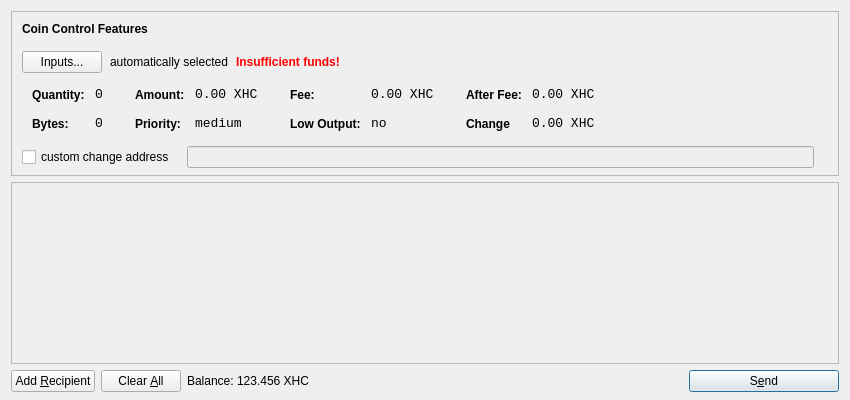
<?xml version="1.0" encoding="UTF-8"?>
<ui version="4.0">
 <class>SendCoinsDialog</class>
 <widget class="QDialog" name="SendCoinsDialog">
  <property name="geometry">
   <rect>
    <x>0</x>
    <y>0</y>
    <width>850</width>
    <height>400</height>
   </rect>
  </property>
  <property name="windowTitle">
   <string>Send Coins</string>
  </property>
  <layout class="QVBoxLayout" name="verticalLayout" stretch="0,1,0">
   <property name="bottomMargin">
    <number>8</number>
   </property>
   <item>
    <widget class="QFrame" name="frameCoinControl">
     <property name="sizePolicy">
      <sizepolicy hsizetype="Expanding" vsizetype="Expanding">
       <horstretch>0</horstretch>
       <verstretch>0</verstretch>
      </sizepolicy>
     </property>
     <property name="maximumSize">
      <size>
       <width>16777215</width>
       <height>16777215</height>
      </size>
     </property>
     <property name="frameShape">
      <enum>QFrame::StyledPanel</enum>
     </property>
     <property name="frameShadow">
      <enum>QFrame::Sunken</enum>
     </property>
     <layout class="QVBoxLayout" name="verticalLayoutCoinControl2">
      <property name="spacing">
       <number>-1</number>
      </property>
      <property name="leftMargin">
       <number>0</number>
      </property>
      <property name="topMargin">
       <number>0</number>
      </property>
      <property name="rightMargin">
       <number>0</number>
      </property>
      <property name="bottomMargin">
       <number>6</number>
      </property>
      <item>
       <layout class="QVBoxLayout" name="verticalLayoutCoinControl" stretch="0,0,0,0,1">
        <property name="spacing">
         <number>0</number>
        </property>
        <property name="leftMargin">
         <number>10</number>
        </property>
        <property name="topMargin">
         <number>10</number>
        </property>
        <item>
         <layout class="QHBoxLayout" name="horizontalLayoutCoinControl1">
          <property name="bottomMargin">
           <number>15</number>
          </property>
          <item>
           <widget class="QLabel" name="labelCoinControlFeatures">
            <property name="sizePolicy">
             <sizepolicy hsizetype="Preferred" vsizetype="Maximum">
              <horstretch>0</horstretch>
              <verstretch>0</verstretch>
             </sizepolicy>
            </property>
            <property name="font">
             <font>
              <weight>75</weight>
              <bold>true</bold>
             </font>
            </property>
            <property name="styleSheet">
             <string notr="true">font-weight:bold;</string>
            </property>
            <property name="text">
             <string>Coin Control Features</string>
            </property>
           </widget>
          </item>
         </layout>
        </item>
        <item>
         <layout class="QHBoxLayout" name="horizontalLayoutCoinControl2" stretch="0,0,0,0">
          <property name="spacing">
           <number>8</number>
          </property>
          <property name="bottomMargin">
           <number>10</number>
          </property>
          <item>
           <widget class="QPushButton" name="pushButtonCoinControl">
            <property name="styleSheet">
             <string notr="true"/>
            </property>
            <property name="text">
             <string>Inputs...</string>
            </property>
           </widget>
          </item>
          <item>
           <widget class="QLabel" name="labelCoinControlAutomaticallySelected">
            <property name="text">
             <string>automatically selected</string>
            </property>
            <property name="margin">
             <number>5</number>
            </property>
           </widget>
          </item>
          <item>
           <widget class="QLabel" name="labelCoinControlInsuffFunds">
            <property name="font">
             <font>
              <weight>75</weight>
              <bold>true</bold>
             </font>
            </property>
            <property name="styleSheet">
             <string notr="true">color:red;font-weight:bold;</string>
            </property>
            <property name="text">
             <string>Insufficient funds!</string>
            </property>
            <property name="margin">
             <number>5</number>
            </property>
           </widget>
          </item>
          <item>
           <spacer name="horizontalSpacerCoinControl">
            <property name="orientation">
             <enum>Qt::Horizontal</enum>
            </property>
            <property name="sizeHint" stdset="0">
             <size>
              <width>40</width>
              <height>1</height>
             </size>
            </property>
           </spacer>
          </item>
         </layout>
        </item>
        <item>
         <widget class="QWidget" name="widgetCoinControl" native="true">
          <property name="sizePolicy">
           <sizepolicy hsizetype="Preferred" vsizetype="Preferred">
            <horstretch>0</horstretch>
            <verstretch>0</verstretch>
           </sizepolicy>
          </property>
          <property name="minimumSize">
           <size>
            <width>0</width>
            <height>0</height>
           </size>
          </property>
          <property name="styleSheet">
           <string notr="true"/>
          </property>
          <layout class="QHBoxLayout" name="horizontalLayoutCoinControl5">
           <property name="margin">
            <number>0</number>
           </property>
           <item>
            <layout class="QHBoxLayout" name="horizontalLayoutCoinControl3" stretch="0,0,0,1">
             <property name="spacing">
              <number>20</number>
             </property>
             <property name="topMargin">
              <number>0</number>
             </property>
             <property name="bottomMargin">
              <number>10</number>
             </property>
             <item>
              <layout class="QFormLayout" name="formLayoutCoinControl1">
               <property name="horizontalSpacing">
                <number>10</number>
               </property>
               <property name="verticalSpacing">
                <number>14</number>
               </property>
               <property name="leftMargin">
                <number>10</number>
               </property>
               <property name="topMargin">
                <number>4</number>
               </property>
               <property name="rightMargin">
                <number>6</number>
               </property>
               <item row="0" column="0">
                <widget class="QLabel" name="labelCoinControlQuantityText">
                 <property name="styleSheet">
                  <string notr="true">font-weight:bold;</string>
                 </property>
                 <property name="text">
                  <string>Quantity:</string>
                 </property>
                 <property name="margin">
                  <number>0</number>
                 </property>
                </widget>
               </item>
               <item row="0" column="1">
                <widget class="QLabel" name="labelCoinControlQuantity">
                 <property name="font">
                  <font>
                   <family>Monospace</family>
                   <pointsize>10</pointsize>
                  </font>
                 </property>
                 <property name="cursor">
                  <cursorShape>IBeamCursor</cursorShape>
                 </property>
                 <property name="contextMenuPolicy">
                  <enum>Qt::ActionsContextMenu</enum>
                 </property>
                 <property name="text">
                  <string>0</string>
                 </property>
                 <property name="margin">
                  <number>0</number>
                 </property>
                 <property name="textInteractionFlags">
                  <set>Qt::LinksAccessibleByMouse|Qt::TextSelectableByKeyboard|Qt::TextSelectableByMouse</set>
                 </property>
                </widget>
               </item>
               <item row="1" column="0">
                <widget class="QLabel" name="labelCoinControlBytesText">
                 <property name="styleSheet">
                  <string notr="true">font-weight:bold;</string>
                 </property>
                 <property name="text">
                  <string>Bytes:</string>
                 </property>
                </widget>
               </item>
               <item row="1" column="1">
                <widget class="QLabel" name="labelCoinControlBytes">
                 <property name="font">
                  <font>
                   <family>Monospace</family>
                   <pointsize>10</pointsize>
                  </font>
                 </property>
                 <property name="cursor">
                  <cursorShape>IBeamCursor</cursorShape>
                 </property>
                 <property name="contextMenuPolicy">
                  <enum>Qt::ActionsContextMenu</enum>
                 </property>
                 <property name="text">
                  <string>0</string>
                 </property>
                 <property name="textInteractionFlags">
                  <set>Qt::LinksAccessibleByMouse|Qt::TextSelectableByKeyboard|Qt::TextSelectableByMouse</set>
                 </property>
                </widget>
               </item>
              </layout>
             </item>
             <item>
              <layout class="QFormLayout" name="formLayoutCoinControl2">
               <property name="horizontalSpacing">
                <number>10</number>
               </property>
               <property name="verticalSpacing">
                <number>14</number>
               </property>
               <property name="leftMargin">
                <number>6</number>
               </property>
               <property name="topMargin">
                <number>4</number>
               </property>
               <property name="rightMargin">
                <number>6</number>
               </property>
               <item row="0" column="0">
                <widget class="QLabel" name="labelCoinControlAmountText">
                 <property name="styleSheet">
                  <string notr="true">font-weight:bold;</string>
                 </property>
                 <property name="text">
                  <string>Amount:</string>
                 </property>
                 <property name="margin">
                  <number>0</number>
                 </property>
                </widget>
               </item>
               <item row="0" column="1">
                <widget class="QLabel" name="labelCoinControlAmount">
                 <property name="font">
                  <font>
                   <family>Monospace</family>
                   <pointsize>10</pointsize>
                  </font>
                 </property>
                 <property name="cursor">
                  <cursorShape>IBeamCursor</cursorShape>
                 </property>
                 <property name="contextMenuPolicy">
                  <enum>Qt::ActionsContextMenu</enum>
                 </property>
                 <property name="text">
                  <string>0.00 XHC</string>
                 </property>
                 <property name="textInteractionFlags">
                  <set>Qt::LinksAccessibleByMouse|Qt::TextSelectableByKeyboard|Qt::TextSelectableByMouse</set>
                 </property>
                </widget>
               </item>
               <item row="1" column="0">
                <widget class="QLabel" name="labelCoinControlPriorityText">
                 <property name="styleSheet">
                  <string notr="true">font-weight:bold;</string>
                 </property>
                 <property name="text">
                  <string>Priority:</string>
                 </property>
                </widget>
               </item>
               <item row="1" column="1">
                <widget class="QLabel" name="labelCoinControlPriority">
                 <property name="font">
                  <font>
                   <family>Monospace</family>
                   <pointsize>10</pointsize>
                  </font>
                 </property>
                 <property name="cursor">
                  <cursorShape>IBeamCursor</cursorShape>
                 </property>
                 <property name="contextMenuPolicy">
                  <enum>Qt::ActionsContextMenu</enum>
                 </property>
                 <property name="text">
                  <string>medium</string>
                 </property>
                 <property name="textInteractionFlags">
                  <set>Qt::LinksAccessibleByMouse|Qt::TextSelectableByKeyboard|Qt::TextSelectableByMouse</set>
                 </property>
                </widget>
               </item>
              </layout>
             </item>
             <item>
              <layout class="QFormLayout" name="formLayoutCoinControl3">
               <property name="horizontalSpacing">
                <number>10</number>
               </property>
               <property name="verticalSpacing">
                <number>14</number>
               </property>
               <property name="leftMargin">
                <number>6</number>
               </property>
               <property name="topMargin">
                <number>4</number>
               </property>
               <property name="rightMargin">
                <number>6</number>
               </property>
               <item row="0" column="0">
                <widget class="QLabel" name="labelCoinControlFeeText">
                 <property name="styleSheet">
                  <string notr="true">font-weight:bold;</string>
                 </property>
                 <property name="text">
                  <string>Fee:</string>
                 </property>
                 <property name="margin">
                  <number>0</number>
                 </property>
                </widget>
               </item>
               <item row="0" column="1">
                <widget class="QLabel" name="labelCoinControlFee">
                 <property name="font">
                  <font>
                   <family>Monospace</family>
                   <pointsize>10</pointsize>
                  </font>
                 </property>
                 <property name="cursor">
                  <cursorShape>IBeamCursor</cursorShape>
                 </property>
                 <property name="contextMenuPolicy">
                  <enum>Qt::ActionsContextMenu</enum>
                 </property>
                 <property name="text">
                  <string>0.00 XHC</string>
                 </property>
                 <property name="textInteractionFlags">
                  <set>Qt::LinksAccessibleByMouse|Qt::TextSelectableByKeyboard|Qt::TextSelectableByMouse</set>
                 </property>
                </widget>
               </item>
               <item row="1" column="0">
                <widget class="QLabel" name="labelCoinControlLowOutputText">
                 <property name="styleSheet">
                  <string notr="true">font-weight:bold;</string>
                 </property>
                 <property name="text">
                  <string>Low Output:</string>
                 </property>
                </widget>
               </item>
               <item row="1" column="1">
                <widget class="QLabel" name="labelCoinControlLowOutput">
                 <property name="font">
                  <font>
                   <family>Monospace</family>
                   <pointsize>10</pointsize>
                  </font>
                 </property>
                 <property name="cursor">
                  <cursorShape>IBeamCursor</cursorShape>
                 </property>
                 <property name="contextMenuPolicy">
                  <enum>Qt::ActionsContextMenu</enum>
                 </property>
                 <property name="text">
                  <string>no</string>
                 </property>
                 <property name="textInteractionFlags">
                  <set>Qt::LinksAccessibleByMouse|Qt::TextSelectableByKeyboard|Qt::TextSelectableByMouse</set>
                 </property>
                </widget>
               </item>
              </layout>
             </item>
             <item>
              <layout class="QFormLayout" name="formLayoutCoinControl4">
               <property name="horizontalSpacing">
                <number>10</number>
               </property>
               <property name="verticalSpacing">
                <number>14</number>
               </property>
               <property name="leftMargin">
                <number>6</number>
               </property>
               <property name="topMargin">
                <number>4</number>
               </property>
               <property name="rightMargin">
                <number>6</number>
               </property>
               <item row="0" column="0">
                <widget class="QLabel" name="labelCoinControlAfterFeeText">
                 <property name="styleSheet">
                  <string notr="true">font-weight:bold;</string>
                 </property>
                 <property name="text">
                  <string>After Fee:</string>
                 </property>
                 <property name="margin">
                  <number>0</number>
                 </property>
                </widget>
               </item>
               <item row="0" column="1">
                <widget class="QLabel" name="labelCoinControlAfterFee">
                 <property name="font">
                  <font>
                   <family>Monospace</family>
                   <pointsize>10</pointsize>
                  </font>
                 </property>
                 <property name="cursor">
                  <cursorShape>IBeamCursor</cursorShape>
                 </property>
                 <property name="contextMenuPolicy">
                  <enum>Qt::ActionsContextMenu</enum>
                 </property>
                 <property name="text">
                  <string>0.00 XHC</string>
                 </property>
                 <property name="textInteractionFlags">
                  <set>Qt::LinksAccessibleByMouse|Qt::TextSelectableByKeyboard|Qt::TextSelectableByMouse</set>
                 </property>
                </widget>
               </item>
               <item row="1" column="0">
                <widget class="QLabel" name="labelCoinControlChangeText">
                 <property name="styleSheet">
                  <string notr="true">font-weight:bold;</string>
                 </property>
                 <property name="text">
                  <string>Change</string>
                 </property>
                </widget>
               </item>
               <item row="1" column="1">
                <widget class="QLabel" name="labelCoinControlChange">
                 <property name="font">
                  <font>
                   <family>Monospace</family>
                   <pointsize>10</pointsize>
                  </font>
                 </property>
                 <property name="cursor">
                  <cursorShape>IBeamCursor</cursorShape>
                 </property>
                 <property name="contextMenuPolicy">
                  <enum>Qt::ActionsContextMenu</enum>
                 </property>
                 <property name="text">
                  <string>0.00 XHC</string>
                 </property>
                 <property name="textInteractionFlags">
                  <set>Qt::LinksAccessibleByMouse|Qt::TextSelectableByKeyboard|Qt::TextSelectableByMouse</set>
                 </property>
                </widget>
               </item>
              </layout>
             </item>
            </layout>
           </item>
          </layout>
         </widget>
        </item>
        <item>
         <layout class="QHBoxLayout" name="horizontalLayoutCoinControl4" stretch="0,0,0">
          <property name="spacing">
           <number>12</number>
          </property>
          <property name="sizeConstraint">
           <enum>QLayout::SetDefaultConstraint</enum>
          </property>
          <property name="topMargin">
           <number>5</number>
          </property>
          <property name="rightMargin">
           <number>5</number>
          </property>
          <item>
           <widget class="QCheckBox" name="checkBoxCoinControlChange">
            <property name="text">
             <string>custom change address</string>
            </property>
           </widget>
          </item>
          <item>
           <widget class="QLineEdit" name="lineEditCoinControlChange">
            <property name="enabled">
             <bool>false</bool>
            </property>
            <property name="sizePolicy">
             <sizepolicy hsizetype="Expanding" vsizetype="Fixed">
              <horstretch>0</horstretch>
              <verstretch>0</verstretch>
             </sizepolicy>
            </property>
           </widget>
          </item>
          <item>
           <widget class="QLabel" name="labelCoinControlChangeLabel">
            <property name="sizePolicy">
             <sizepolicy hsizetype="Preferred" vsizetype="Expanding">
              <horstretch>0</horstretch>
              <verstretch>0</verstretch>
             </sizepolicy>
            </property>
            <property name="minimumSize">
             <size>
              <width>0</width>
              <height>0</height>
             </size>
            </property>
            <property name="text">
             <string/>
            </property>
            <property name="margin">
             <number>3</number>
            </property>
           </widget>
          </item>
         </layout>
        </item>
        <item>
         <spacer name="verticalSpacerCoinControl">
          <property name="orientation">
           <enum>Qt::Vertical</enum>
          </property>
          <property name="sizeHint" stdset="0">
           <size>
            <width>800</width>
            <height>1</height>
           </size>
          </property>
         </spacer>
        </item>
       </layout>
      </item>
     </layout>
    </widget>
   </item>
   <item>
    <widget class="QScrollArea" name="scrollArea">
     <property name="widgetResizable">
      <bool>true</bool>
     </property>
     <widget class="QWidget" name="scrollAreaWidgetContents">
      <property name="geometry">
       <rect>
        <x>0</x>
        <y>0</y>
        <width>830</width>
        <height>165</height>
       </rect>
      </property>
      <layout class="QVBoxLayout" name="verticalLayout_2">
       <property name="margin">
        <number>0</number>
       </property>
       <item>
        <layout class="QVBoxLayout" name="entries">
         <property name="spacing">
          <number>6</number>
         </property>
        </layout>
       </item>
       <item>
        <spacer name="verticalSpacer">
         <property name="orientation">
          <enum>Qt::Vertical</enum>
         </property>
         <property name="sizeHint" stdset="0">
          <size>
           <width>20</width>
           <height>40</height>
          </size>
         </property>
        </spacer>
       </item>
      </layout>
     </widget>
    </widget>
   </item>
   <item>
    <layout class="QHBoxLayout" name="horizontalLayout">
     <item>
      <widget class="QPushButton" name="addButton">
       <property name="toolTip">
        <string>Send to multiple recipients at once</string>
       </property>
       <property name="text">
        <string>Add &amp;Recipient</string>
       </property>
       <property name="icon">
        <iconset resource="../bitcoin.qrc">
         <normaloff>:/icons/add</normaloff>:/icons/add</iconset>
       </property>
       <property name="autoDefault">
        <bool>false</bool>
       </property>
      </widget>
     </item>
     <item>
      <widget class="QPushButton" name="clearButton">
       <property name="sizePolicy">
        <sizepolicy hsizetype="Minimum" vsizetype="Fixed">
         <horstretch>0</horstretch>
         <verstretch>0</verstretch>
        </sizepolicy>
       </property>
       <property name="toolTip">
        <string>Remove all transaction fields</string>
       </property>
       <property name="text">
        <string>Clear &amp;All</string>
       </property>
       <property name="icon">
        <iconset resource="../bitcoin.qrc">
         <normaloff>:/icons/remove</normaloff>:/icons/remove</iconset>
       </property>
       <property name="autoRepeatDelay">
        <number>300</number>
       </property>
       <property name="autoDefault">
        <bool>false</bool>
       </property>
      </widget>
     </item>
     <item>
      <layout class="QHBoxLayout" name="horizontalLayout_2">
       <property name="spacing">
        <number>3</number>
       </property>
       <item>
        <widget class="QLabel" name="label">
         <property name="sizePolicy">
          <sizepolicy hsizetype="Preferred" vsizetype="Fixed">
           <horstretch>0</horstretch>
           <verstretch>0</verstretch>
          </sizepolicy>
         </property>
         <property name="text">
          <string>Balance:</string>
         </property>
        </widget>
       </item>
       <item>
        <widget class="QLabel" name="labelBalance">
         <property name="sizePolicy">
          <sizepolicy hsizetype="Preferred" vsizetype="Fixed">
           <horstretch>0</horstretch>
           <verstretch>0</verstretch>
          </sizepolicy>
         </property>
         <property name="cursor">
          <cursorShape>IBeamCursor</cursorShape>
         </property>
         <property name="text">
          <string>123.456 XHC</string>
         </property>
         <property name="textInteractionFlags">
          <set>Qt::LinksAccessibleByMouse|Qt::TextSelectableByKeyboard|Qt::TextSelectableByMouse</set>
         </property>
        </widget>
       </item>
      </layout>
     </item>
     <item>
      <spacer name="horizontalSpacer">
       <property name="orientation">
        <enum>Qt::Horizontal</enum>
       </property>
       <property name="sizeHint" stdset="0">
        <size>
         <width>40</width>
         <height>20</height>
        </size>
       </property>
      </spacer>
     </item>
     <item>
      <widget class="QPushButton" name="sendButton">
       <property name="minimumSize">
        <size>
         <width>150</width>
         <height>0</height>
        </size>
       </property>
       <property name="toolTip">
        <string>Confirm the send action</string>
       </property>
       <property name="text">
        <string>S&amp;end</string>
       </property>
       <property name="icon">
        <iconset resource="../bitcoin.qrc">
         <normaloff>:/icons/send</normaloff>:/icons/send</iconset>
       </property>
       <property name="default">
        <bool>true</bool>
       </property>
      </widget>
     </item>
    </layout>
   </item>
  </layout>
 </widget>
 <resources>
  <include location="../bitcoin.qrc"/>
 </resources>
 <connections/>
</ui>
